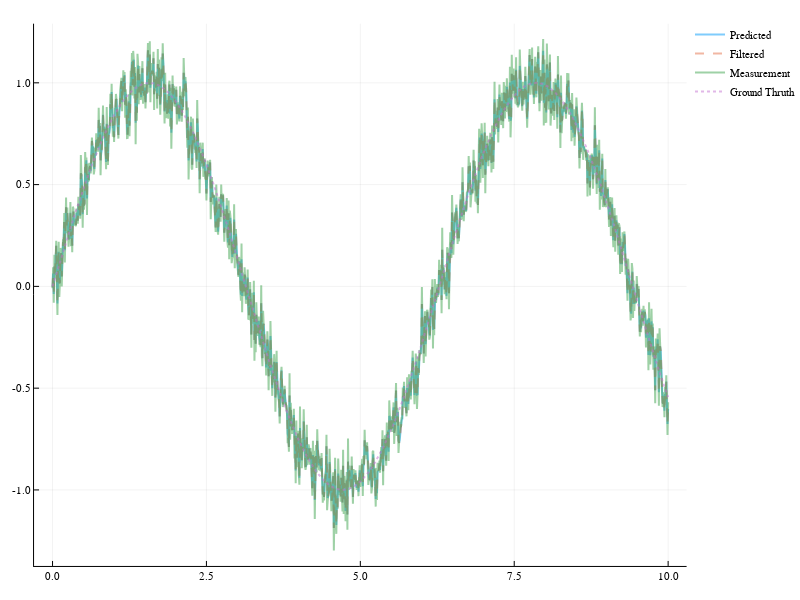

The notebook cell saved with this chart:
### Markdown cell above
---
### Experiment: Filterung sinus mit Rauschen

Wir versuchen das Originale Signal herzustellen und lassen den Kalman Filter über das Datensatz mit rauschen laufen.

### Code cell
A = 1 # Zustandsübergangsmatrix
G = 1 # Messabbildung Matrix
Q = .8
R = 0.5

x̂_0 = 0
# x̂_0 = f(1)
Σ_0 = 0.5

model = KalmanFilter.Kalman(A, Q, G, R, x̂_0, Σ_0)

y_filtered = zeros(length(x))
y_predicted = zeros(length(x))
for (index, value) in enumerate(x)
    y_cur = y_measurement[index]
    y_filtered[index] = KalmanFilter.fusion(model, y_cur).state
    y_predicted[index] = KalmanFilter.predict(model).state
    #@printf "Step %4d    y_m %.3f    filtered %.3f    predicted %.3f    gain %.3f\n" index y_cur y_filtered[index] y_predicted[index] KalmanFilter.K(model)
end

plot(x, y_predicted, label = "Predicted")
plot!(x, y_filtered, label = "Filtered", linestyle=:dash)
plot!(x, y_measurement, label = "Measurement")
plot!(x, y, label = "Ground Thruth", linestyle=:dot)

### Figure 1 — Plotly figure (JSON) as saved in the notebook; plotly's stock layout.template omitted (floating-point values rounded to 4 significant figures; data arrays with more than 128 entries replaced by an {"elided": "..."} marker saying what was removed)
{"data": [{"colorbar": {"title": ""}, "hoverinfo": "text", "legendgroup": "Predicted", "line": {"color": "rgba(0, 154, 250, 0.500)", "dash": "solid", "shape": "linear", "width": 2}, "mode": "lines", "name": "Predicted", "showlegend": true, "text": {"elided": "1001 null values"}, "type": "scatter", "x": {"elided": "1001 float values"}, "xaxis": "x1", "y": {"elided": "1001 float values"}, "yaxis": "y1", "zmax": 0.1, "zmin": -0.1}, {"colorbar": {"title": ""}, "hoverinfo": "text", "legendgroup": "Filtered", "line": {"color": "rgba(227, 111, 71, 0.500)", "dash": "dash", "shape": "linear", "width": 2}, "mode": "lines", "name": "Filtered", "showlegend": true, "text": {"elided": "1001 null values"}, "type": "scatter", "x": {"elided": "1001 float values"}, "xaxis": "x1", "y": {"elided": "1001 float values"}, "yaxis": "y1", "zmax": 0.1, "zmin": -0.1}, {"colorbar": {"title": ""}, "hoverinfo": "text", "legendgroup": "Measurement", "line": {"color": "rgba(62, 164, 78, 0.500)", "dash": "solid", "shape": "linear", "width": 2}, "mode": "lines", "name": "Measurement", "showlegend": true, "text": {"elided": "1001 null values"}, "type": "scatter", "x": {"elided": "1001 float values"}, "xaxis": "x1", "y": {"elided": "1001 float values"}, "yaxis": "y1", "zmax": 0.1, "zmin": -0.1}, {"colorbar": {"title": ""}, "hoverinfo": "text", "legendgroup": "Ground Thruth", "line": {"color": "rgba(195, 113, 210, 0.500)", "dash": "dot", "shape": "linear", "width": 2}, "mode": "lines", "name": "Ground Thruth", "showlegend": true, "text": {"elided": "1001 null values"}, "type": "scatter", "x": {"elided": "1001 float values"}, "xaxis": "x1", "y": {"elided": "1001 float values"}, "yaxis": "y1", "zmax": 0.1, "zmin": -0.1}], "layout": {"annotations": [], "height": 600, "legend": {"bgcolor": "rgba(255, 255, 255, 1.000)", "bordercolor": "rgba(0, 0, 0, 1.000)", "font": {"color": "rgba(0, 0, 0, 1.000)", "family": "sans-serif", "size": 11}, "tracegroupgap": 0, "x": 1, "y": 1}, "margin": {"b": 20, "l": 0, "r": 0, "t": 20}, "paper_bgcolor": "rgba(255, 255, 255, 1.000)", "plot_bgcolor": "rgba(255, 255, 255, 1.000)", "showlegend": true, "width": 800, "xaxis": {"anchor": "y1", "domain": [0.04937, 0.9951], "gridcolor": "rgba(0, 0, 0, 0.100)", "gridwidth": 0.5, "linecolor": "rgba(0, 0, 0, 1.000)", "mirror": false, "range": [-0.3, 10.3], "showgrid": true, "showline": true, "showticklabels": true, "tickangle": 0, "tickcolor": "rgb(0, 0, 0)", "tickfont": {"color": "rgba(0, 0, 0, 1.000)", "family": "sans-serif", "size": 11}, "tickmode": "array", "ticks": "inside", "ticktext": ["0.0", "2.5", "5.0", "7.5", "10.0"], "tickvals": [0, 2.5, 5, 7.5, 10], "title": "", "titlefont": {"color": "rgba(0, 0, 0, 1.000)", "family": "sans-serif", "size": 15}, "type": "-", "visible": true, "zeroline": false, "zerolinecolor": "rgba(0, 0, 0, 1.000)"}, "yaxis": {"anchor": "x1", "domain": [0.02508, 0.9934], "gridcolor": "rgba(0, 0, 0, 0.100)", "gridwidth": 0.5, "linecolor": "rgba(0, 0, 0, 1.000)", "mirror": false, "range": [-1.373, 1.291], "showgrid": true, "showline": true, "showticklabels": true, "tickangle": 0, "tickcolor": "rgb(0, 0, 0)", "tickfont": {"color": "rgba(0, 0, 0, 1.000)", "family": "sans-serif", "size": 11}, "tickmode": "array", "ticks": "inside", "ticktext": ["-1.0", "-0.5", "0.0", "0.5", "1.0"], "tickvals": [-1, -0.5, 0, 0.5, 1], "title": "", "titlefont": {"color": "rgba(0, 0, 0, 1.000)", "family": "sans-serif", "size": 15}, "type": "-", "visible": true, "zeroline": false, "zerolinecolor": "rgba(0, 0, 0, 1.000)"}}}
